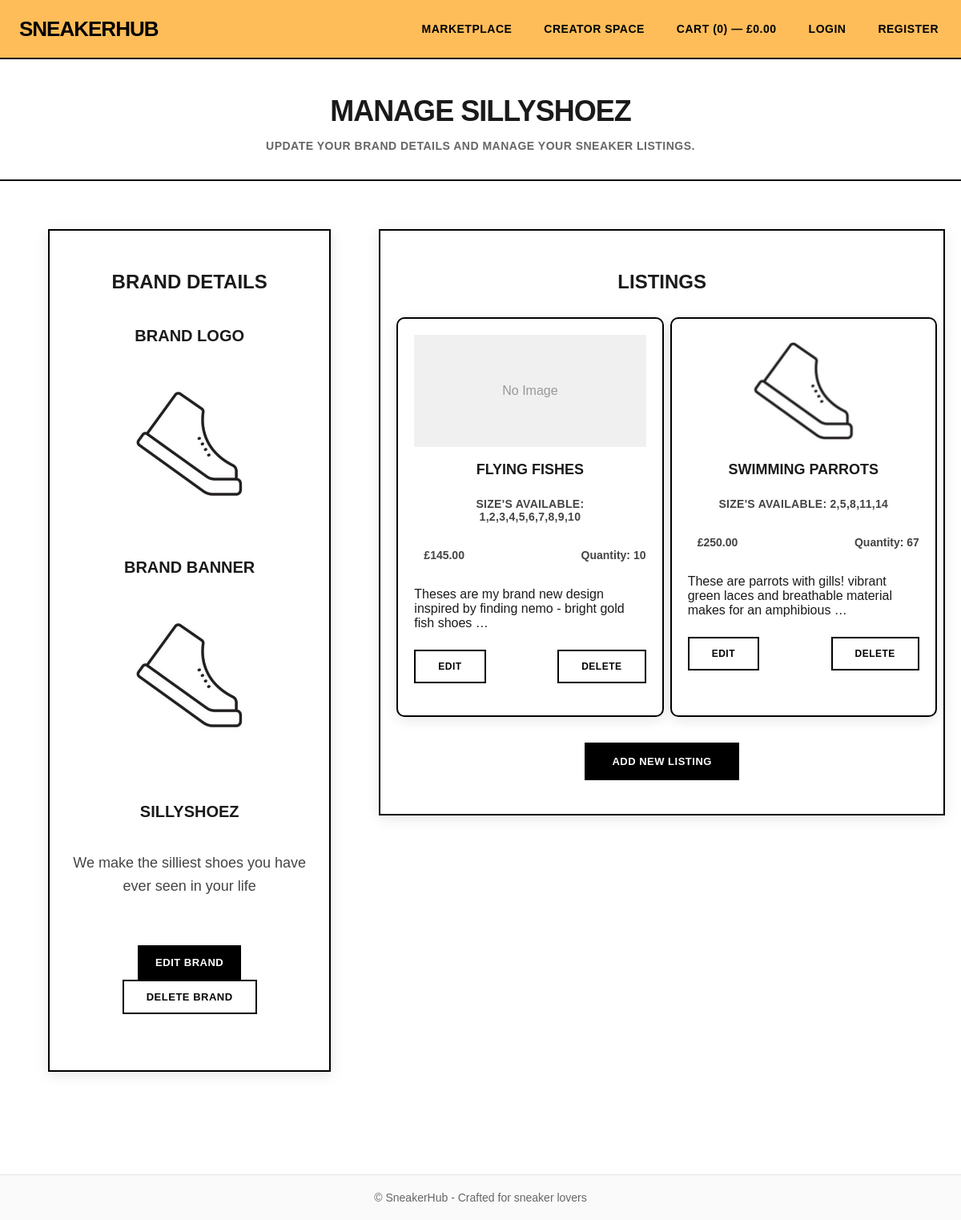
The app's page /creatorspace/brand/manage/1/ with its own data.
### creatorspace/models.py (models this page shows, shortened)
class Brand(models.Model):
    owner = models.ForeignKey('auth.User', on_delete=models.CASCADE)
    brand_name = models.CharField(max_length=100)
    brand_bio = models.TextField()
    brand_banner = models.ImageField(upload_to='brand_banners/', null=True, blank=True)
    brand_logo = models.ImageField(upload_to='brand_logos/', null=True, blank=True)

class BrandProducts(models.Model):
    brand = models.ForeignKey(Brand, on_delete=models.CASCADE, related_name='products')
    product_name = models.CharField(max_length=200)
    product_description = models.TextField()
    product_image = models.ImageField(upload_to='brand_products/', null=True, blank=True)
    product_sizes = models.TextField()
    product_price = models.DecimalField(max_digits=10, decimal_places=2)
    quantity = models.PositiveIntegerField(default=0)
    created_at = models.DateTimeField(auto_now_add=True)
    updated_at = models.DateTimeField(auto_now=True)
    release_date = models.DateField(null=True, blank=True)
    is_active = models.BooleanField(default=True)

### creatorspace/views.py (the view)
# urls.py: path('brand/manage/<int:brand_id>/', views.manageBrandView, name='manage_brand'),
def manageBrandView(request, brand_id):
    brand = Brand.objects.get(id=brand_id)
    brand_products = BrandProducts.objects.filter(brand_id=brand_id)
    context = {
        'brand': brand,
        'brand_products': brand_products,
    }
    return render(request, 'creatorspace/managebrand.html', context)

### cart/context_processors.py (called while the page is built, shortened)
def cart_totals(request):
    cart = request.session.get('cart', {})
    count = 0
    total = 0.0
    return {'cart': {'count': count, 'total': total}}

### creatorspace/context_processors.py (called while the page is built)
def isBrandOwner(request):
    user = request.user
    isBrand = False
    if user.is_authenticated:
        brandCheck = Brand.objects.filter(owner=user).exists()
        if brandCheck:
            isBrand = True
    return {
        'isBrand': isBrand
    }

### creatorspace/templates/creatorspace/managebrand.html (shortened to what this page needs)
{% extends "base.html" %}
{% load static %}
{% block content %}
<div class="manage-brand-header">
    <h1>Manage {{ brand.brand_name }}</h1>
    <p>Update your brand details and manage your sneaker listings.</p>
</div>
<section class="manage-brand-section">
    <div class="container">
        <div class="manage-brand-grid">
            <div class="manage-brand-column-left">
                <div class="manage-brand-card">
                    <h2>Brand Details</h2>
                    <div class="manage-brand-details">
                        <div class="brand-images-section">
                            {% if brand.brand_logo %}
                                <div class="manage-brand-logo">
                                    <h3>Brand Logo</h3>
                                    <img src="{{ brand.brand_logo.url }}" alt="{{ brand.brand_name }} Logo" class="brand-logo">
                                </div>
                            {% else %}
                                <div class="brand-logo-placeholder">No Logo</div>
                            {% endif %}
                            {% if brand.brand_banner %}
                                <div class="manage-brand-banner">
                                    <h3>Brand Banner</h3>
                                    <img src="{{ brand.brand_banner.url }}" alt="{{ brand.brand_name }} Banner" class="brand-banner">
                                </div>
                            {% else %}
                                <div class="brand-banner-placeholder">No Banner</div>
                            {% endif %}
                        </div>
                        <div class="brand-info-section">
                            <h3>{{ brand.brand_name }}</h3>
                            <p>{{ brand.brand_bio }}</p>
                        </div>
                        <div class="brand-actions">
                            <a href="" class="btn-primary">Edit Brand</a>
                            <a href="" class="btn-secondary">Delete Brand</a>
                        </div>
                    </div>
                </div>
            </div>
            <div class="manage-brand-column-right">
                <div class="manage-brand-card">
                    <h2>Listings</h2>
                    <div class="manage-brand-listings">
                        {% if brand_products %}
                            {% for sneaker in brand_products %}
                            <div class="manage-brand-listing-item">
                                {% if sneaker.product_image %}
                                    <img src="{{ sneaker.product_image.url }}" alt="{{ sneaker.product_name }}" class="listing-thumb">
                                {% else %}
                                    <div class="listing-thumb-placeholder">No Image</div>
                                {% endif %}
                                <div class="listing-info">
                                    <h3>{{ sneaker.product_name }}</h3>
                                    <p class="listing-size">Size's available: {{ sneaker.product_sizes }}</p>
                                    <div class="brand-listing-row">
                                        <p class="listing-price">£{{ sneaker.product_price }}</p>
                                        <p class="listing-quantity">Quantity: {{ sneaker.quantity }}</p>
                                    </div>
                                    <p class="listing-description">{{ sneaker.product_description|truncatewords:15 }}</p>
                                </div>
                                <div class="listing-actions">
                                    <a href="" class="btn-secondary">Edit</a>
                                    <a href="" class="btn-secondary">Delete</a>
                                </div>
                            </div>
                            {% endfor %}
                        {% else %}
                            <p class="no-data">No sneakers listed under this brand yet.</p>
                        {% endif %}
                    </div>
                    <div class="manage-brand-action">
                        <a href="{% url 'creatorspace:add_brand_products' brand.id %}" class="btn-primary btn-large">Add New Listing</a>
                    </div>
                </div>
            </div>
        </div>
    </div>
</section>
{% endblock %}

### static/css/styles.css (style rules this page uses)
body { margin: 0; font-family: Arial, sans-serif; background: white; color: #1a1a1a; }
.container { width: 100%; max-width: 1900px; margin: 0 auto; }
.btn-primary { display: inline-block; background: #000; color: #fff; padding: 14px 32px; border-radius: 0; text-decoration: none; font-weight: 900; border: 2px solid #000; cursor: pointer; text-transform: uppercase; letter-spacing: 0.5px; font-size: 13px; transition: all 0.3s ease; margin-bottom: 10px; }
.btn-secondary { display: inline-block; background: #fff; color: #000; padding: 12px 28px; border-radius: 0; text-decoration: none; font-weight: 900; border: 2px solid #000; cursor: pointer; margin-bottom: 20px; text-transform: uppercase; letter-spacing: 0.5px; font-size: 13px; transition: all 0.3s ease; }
.listing-thumb, .listing-thumb-placeholder { width: 100%; height: 140px; object-fit: cover; border-radius: 0; margin-bottom: 0; background: #f0f0f0; display: flex; align-items: center; justify-content: center; color: #999; }
.listing-size { font-size: 11px; color: #888; text-transform: uppercase; letter-spacing: 0.3px; margin: 4px 12px; }
.listing-price { font-weight: 900; margin: 12px 12px; font-size: 14px; }
.listing-actions { margin-top: 8px; }
.listing-actions a { display: inline-block; font-size: 12px; }
.brand-logo { width: 100%; height: 100px; object-fit: contain; background: transparent; display: flex; align-items: center; justify-content: center; border-radius: 0; }
.manage-brand-section { padding: 40px 20px; }
.manage-brand-grid { display: flex; }
.manage-brand-column-left { flex: 1; width: 40%; max-width: 450px; margin-left: 40px; padding-right: 20px; }
.manage-brand-column-right { flex: 2; padding-left: 40px; width: 60%; max-width: 900px; }
.manage-brand-header { text-align: center; padding: 20px 0; margin-bottom: 20px; border-bottom: 2px solid #000; }
.manage-brand-header h1 { font-size: 36px; font-weight: 900; margin-bottom: 8px; text-transform: uppercase; letter-spacing: -1px; }
.manage-brand-header p { color: #666; font-size: 14px; text-transform: uppercase; letter-spacing: 0.5px; font-weight: 600; }
.manage-brand-card { background: #fff; border: 2px solid #000; border-radius: 0; padding: 20px; max-width: 800px; margin: 0 auto 40px auto; box-shadow: 0 4px 16px rgba(0,0,0,0.1); }
.manage-brand-card h2 { font-size: 24px; font-weight: 900; margin-bottom: 12px; text-transform: uppercase; text-align: center; padding: 10px 10px; }
.manage-brand-details { display: flex; flex-direction: column; gap: 12px; margin-bottom: 20px; }
.brand-images-section { display: flex; flex-direction: column; gap: 20px; margin-bottom: 20px; }
.brand-images-section h3 { font-size: 20px; font-weight: 900; text-transform: uppercase; margin-bottom: 12px; text-align: center; margin: 20px 0; }
.manage-brand-logo { flex: 1; }
.manage-brand-logo img { width: 100%; height: auto; object-fit: contain; border-radius: 0; background: transparent; }
.manage-brand-banner { flex: 2; }
.manage-brand-banner img { width: 100%; height: auto; object-fit: cover; border-radius: 0; }
.brand-info-section { display: flex; flex-direction: column; gap: 12px; margin-bottom: 20px; text-align: center; }
.brand-info-section h3 { font-size: 20px; font-weight: 900; text-transform: uppercase; margin-bottom: 8px; }
.brand-info-section p { font-size: 18px; color: #444; line-height: 1.6; }
.brand-actions { margin: 0 auto; text-align: center; padding: 10px 0; }
.brand-actions .btn-primary { margin: 0 10px; padding: 12px 20px; }
.manage-brand-action { margin: 0 10px; padding: 12px 20px; text-align: center; }
.manage-brand-listings { display: grid; grid-template-columns: repeat(auto-fill, minmax(280px, 1fr)); gap: 20px; margin-top: 20px; }
.manage-brand-listing-item { width: 90%; margin: 0 auto 20px auto; box-shadow: 0 4px 16px rgba(0,0,0,0.1); border: 2px solid #000; border-radius: 10px; padding: 20px; background: #fff; }
.manage-brand-listing-item .listing-info { display: flex; flex-direction: column; gap: 2px; }
.listing-info h3 { font-size: 18px; font-weight: 900; text-transform: uppercase; margin-bottom: 4px; text-align: center; }
.listing-size, .listing-price, .listing-quantity { font-size: 14px; color: #444; font-weight: 600; }
.listing-size { text-align: center; margin-top: 18px; }
.brand-listing-row { display: flex; justify-content: space-between; align-items: center; margin-top: 12px; }
.listing-actions { display: flex; justify-content: space-between; }

### records on screen
Brand: brand_name "SILLYSHOEZ", brand_logo (picture), brand_banner (picture), brand_bio "We make the silliest shoes you have ever seen in your life"
BrandProducts: product_image "No Image", product_name "FLYING FISHES", product_sizes "1,2,3,4,5,6,7,8,9,10", product_price "145.00", quantity "10", product_description "Theses are my brand new design inspired by finding nemo - bright gold fish shoes …"
BrandProducts: product_image (picture), product_name "SWIMMING PARROTS", product_sizes "2,5,8,11,14", product_price "250.00", quantity "67", product_description "These are parrots with gills! vibrant green laces and breathable material makes for an amphibious …"

### other values on screen
{{ cart.count|default:0 }} "0"
{{ cart.total|default:0|floatformat:2 }} "0.00"
